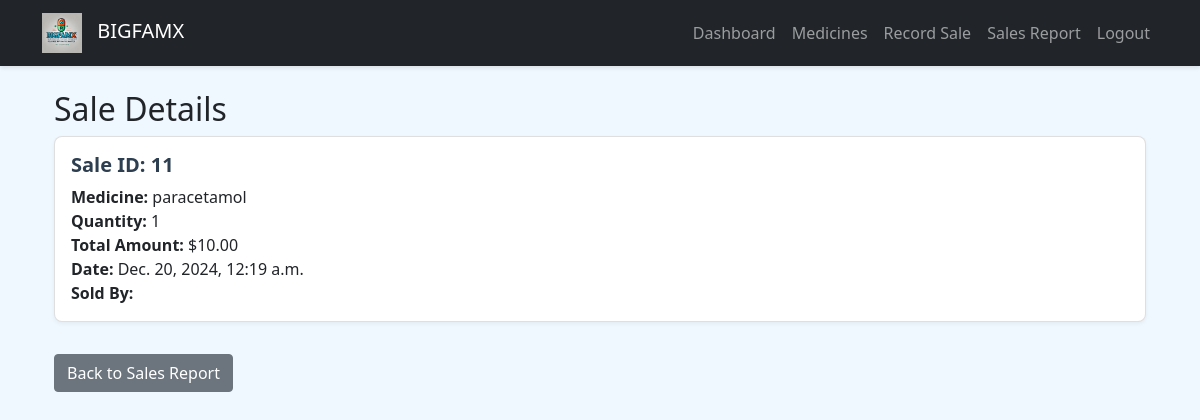
The app's page /sales/view/11/ (signed in) with its own data.
### pharmacy_app/models.py (models this page shows, shortened)
class Sale(models.Model):
    medicine = models.ForeignKey(Medicine, on_delete=models.CASCADE)
    quantity = models.IntegerField()
    total_amount = models.DecimalField(max_digits=10, decimal_places=2)
    shop = models.ForeignKey(Shop, on_delete=models.CASCADE)
    attendant = models.ForeignKey(User, on_delete=models.CASCADE)
    sale_date = models.DateTimeField(auto_now_add=True)

class Medicine(models.Model):
    name = models.CharField(max_length=100)
    description = models.TextField()
    price = models.DecimalField(max_digits=10, decimal_places=2)
    stock = models.IntegerField()
    image = models.ImageField(upload_to='medicine_images/', null=True, blank=True)
    shop = models.ForeignKey(Shop, on_delete=models.CASCADE)
    created_at = models.DateTimeField(auto_now_add=True)
    updated_at = models.DateTimeField(auto_now=True)
    class Meta:
        indexes = [
            models.Index(fields=['shop', 'name']),
            models.Index(fields=['stock']),
        ]

### pharmacy_app/views.py (the view)
# urls.py: path('sales/view/<int:sale_id>/', views.view_sale, name='view_sale'),
@login_required
def view_sale(request, sale_id):
    try:
        sale = Sale.objects.get(id=sale_id)
    except Sale.DoesNotExist:
        messages.error(request, f'Sale record with ID {sale_id} does not exist.')
        return redirect('dashboard')
    if request.user.is_superuser:
        pass
    else:
        try:
            shop_attendant = ShopAttendant.objects.get(user=request.user)
            if sale.shop != shop_attendant.shop:
                messages.error(request, 'You do not have permission to view sales from other shops.')
                return redirect('dashboard')
        except ShopAttendant.DoesNotExist:
            messages.error(request, 'Shop attendant profile not found.')
            return redirect('dashboard')
    return render(request, 'pharmacy_app/view_sale.html', {'sale': sale})

### pharmacy_app/templates/pharmacy_app/view_sale.html
{% extends 'pharmacy_app/base.html' %}
{% block content %}
<div class="container mt-4">
    <h2>Sale Details</h2>
    <div class="card">
        <div class="card-body">
            <h5 class="card-title">Sale ID: {{ sale.id }}</h5>
            <p class="card-text">
                <strong>Medicine:</strong> {{ sale.medicine.name }}<br>
                <strong>Quantity:</strong> {{ sale.quantity }}<br>
                <strong>Total Amount:</strong> ${{ sale.total_amount }}<br>
                <strong>Date:</strong> {{ sale.sale_date }}<br>
                <strong>Sold By:</strong> {{ sale.attendant.user.username }}
            </p>
        </div>
    </div>
    <a href="{% url 'sales_report' %}" class="btn btn-secondary mt-3">Back to Sales Report</a>
</div>
{% endblock %}

### pharmacy_app/static/pharmacy_app/css/custom.css (style rules this page uses)
body { background-color: #f0f8ff; }
.card { border-radius: 8px; box-shadow: 0 2px 4px rgba(0,0,0,0.1); transition: transform 0.3s ease; }
.card-title { color: #2c3e50; font-weight: 600; }

### pharmacy_app/static/pharmacy_app/css/dashboard.css (style rules this page uses)
.card { transition: transform 0.2s ease-in-out; margin-bottom: 1rem; box-shadow: 0 2px 4px rgba(0, 0, 0, 0.05); }

### records on screen
Sale: id "11", medicine.name "paracetamol", quantity "1", total_amount "10.00", sale_date "Dec. 20, 2024, 12:19 a.m."
